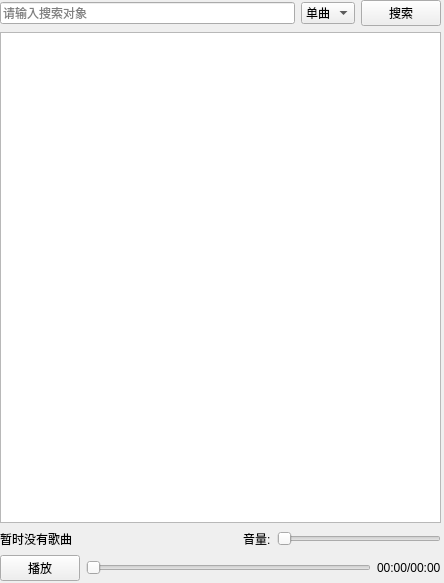
<?xml version="1.0" encoding="UTF-8"?>
<ui version="4.0">
 <class>Form</class>
 <widget class="QWidget" name="Form">
  <property name="geometry">
   <rect>
    <x>0</x>
    <y>0</y>
    <width>444</width>
    <height>583</height>
   </rect>
  </property>
  <property name="windowTitle">
   <string>test</string>
  </property>
  <widget class="QWidget" name="verticalLayoutWidget">
   <property name="geometry">
    <rect>
     <x>0</x>
     <y>0</y>
     <width>441</width>
     <height>581</height>
    </rect>
   </property>
   <layout class="QVBoxLayout" name="search_2">
    <item>
     <layout class="QHBoxLayout" name="search">
      <item>
       <widget class="QLineEdit" name="search_input">
        <property name="placeholderText">
         <string>请输入搜索对象</string>
        </property>
       </widget>
      </item>
      <item>
       <widget class="QComboBox" name="search_type">
        <property name="currentText">
         <string>单曲</string>
        </property>
        <item>
         <property name="text">
          <string>单曲</string>
         </property>
        </item>
        <item>
         <property name="text">
          <string>歌单</string>
         </property>
        </item>
       </widget>
      </item>
      <item>
       <widget class="QPushButton" name="search_button">
        <property name="text">
         <string>搜索</string>
        </property>
       </widget>
      </item>
     </layout>
    </item>
    <item>
     <widget class="QListWidget" name="list"/>
    </item>
    <item>
     <layout class="QHBoxLayout" name="horizontalLayout_2">
      <item>
       <widget class="QLabel" name="label">
        <property name="text">
         <string>暂时没有歌曲</string>
        </property>
       </widget>
      </item>
      <item>
       <spacer name="horizontalSpacer">
        <property name="orientation">
         <enum>Qt::Horizontal</enum>
        </property>
        <property name="sizeHint" stdset="0">
         <size>
          <width>40</width>
          <height>20</height>
         </size>
        </property>
       </spacer>
      </item>
      <item>
       <widget class="QLabel" name="label_2">
        <property name="text">
         <string>音量:</string>
        </property>
       </widget>
      </item>
      <item>
       <widget class="QSlider" name="voiceSlider">
        <property name="orientation">
         <enum>Qt::Horizontal</enum>
        </property>
       </widget>
      </item>
     </layout>
    </item>
    <item>
     <layout class="QVBoxLayout" name="verticalLayout">
      <item>
       <layout class="QHBoxLayout" name="horizontalLayout">
        <item>
         <widget class="QPushButton" name="play_button">
          <property name="text">
           <string>播放</string>
          </property>
         </widget>
        </item>
        <item>
         <widget class="QSlider" name="Slider">
          <property name="orientation">
           <enum>Qt::Horizontal</enum>
          </property>
         </widget>
        </item>
        <item>
         <widget class="QLabel" name="time_label">
          <property name="text">
           <string>00:00/00:00</string>
          </property>
         </widget>
        </item>
       </layout>
      </item>
     </layout>
    </item>
   </layout>
  </widget>
 </widget>
 <resources/>
 <connections/>
</ui>
